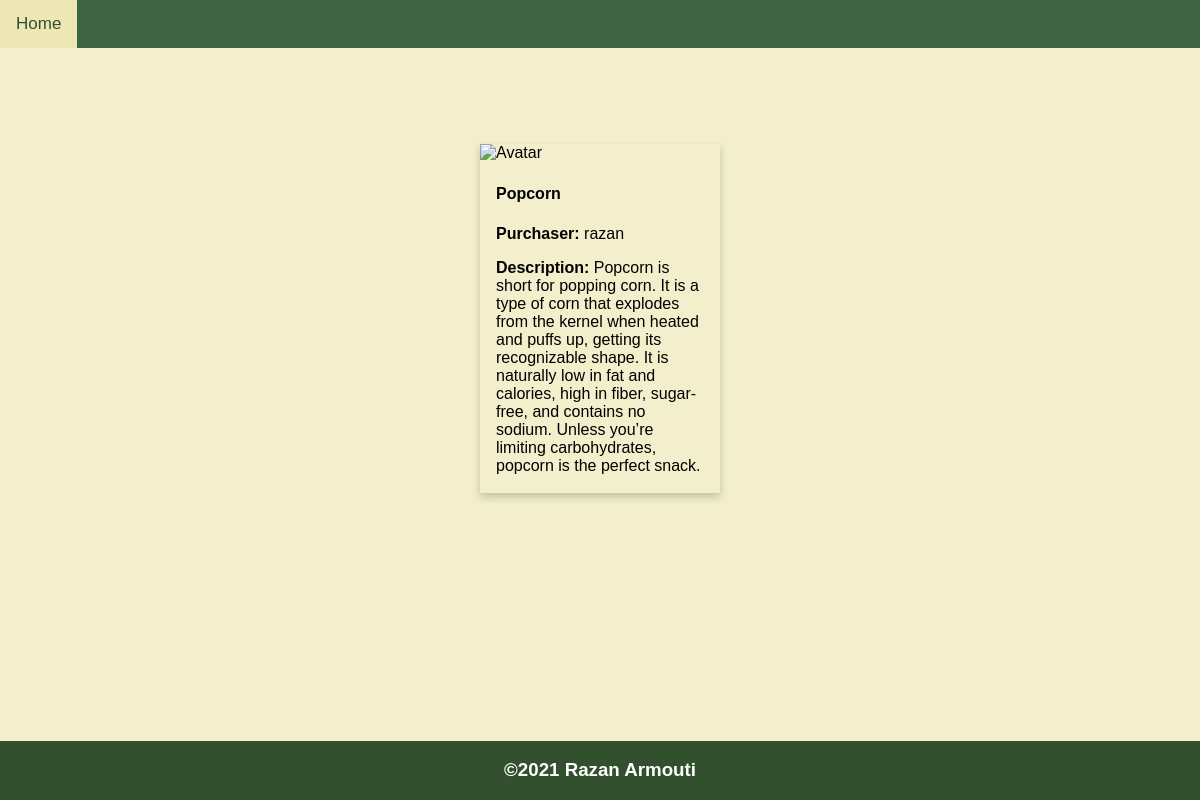
Page /4/ on the committed database.
### snacks/models.py (models this page shows, shortened)
class Snack(models.Model):
    name = models.CharField(max_length=64)
    purchaser = models.ForeignKey(get_user_model(), on_delete=models.CASCADE)
    description = models.TextField(blank=True)

### snacks/views.py (the view)
# urls.py: path("<int:pk>/", DetailView.as_view(), name="snack_detail"),
class DetailView(DetailView):
    template_name = 'snack_detail.html'
    model = Snack
    context_object_name = "snack_object"

### templates/snack_detail.html
{% extends "_base.html"%}
{% block content%}
<div class="card">
    <img src="https://mir-s3-cdn-cf.behance.net/project_modules/max_1200/01ec06118988613.609416522260a.jpg" alt="Avatar" style="width:100%">
    <div class="container">
      <h4><b>{{snack_object.name}}</b></h4>
      <p><b>Purchaser:</b> {{snack_object.purchaser }}</p>
      <p><b>Description:</b> {{snack_object.description}}</p>
    </div>
  </div>
{% endblock %}

### templates/_base.html (style rules this page uses)
body { margin: 0; font-family: Arial, Helvetica, sans-serif; background-color: #F3EFCC }
.card { box-shadow: 0 4px 8px 0 rgba(0, 0, 0, 0.2); transition: 0.3s; width: 20%; margin: 8% 40% }
.container { padding: 2px 16px; }

### rows in the picture
Snack: name "Popcorn", purchaser "razan", description "Popcorn is short for popping corn. It is a type of corn that explodes from the kernel when heated and puffs up, getting its recognizable shape. It is naturally low in fat and calories, high in fiber, sugar-free, and contains no sodium. Unless you’re limiting carbohydrates, popcorn is the perfect snack."
